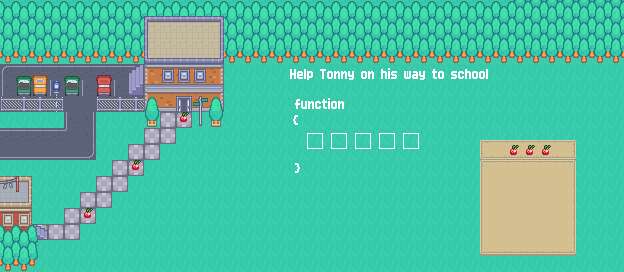

The image is a tile-based game level rendered from a .tmx file. Its description and source (layers, tilesets, objects; grid data summarised) follow:
An orthogonal 39x17 tile map with 16x16 px tiles, 21 tile layers (info, grass, trees, house, ...), 1 hidden layer not drawn, 3 tilesets and 29 objects (player, end, grass1, grass2, grass3, ...).

<map version="1.2" tiledversion="2020.01.22" orientation="orthogonal" renderorder="right-down" compressionlevel="-1" width="39" height="17" tilewidth="16" tileheight="16" infinite="0" nextlayerid="32" nextobjectid="57">
 <editorsettings>
  <export target="2.lua" format="lua" />
 </editorsettings>
 <tileset firstgid="1" name="tilemap_packed" tilewidth="16" tileheight="16" tilecount="486" columns="27">
  <image source="../tileset/Tilemap/tilemap_packed.png" width="432" height="288" />
 </tileset>
 <tileset firstgid="487" name="tilemap" tilewidth="16" tileheight="16" tilecount="532" columns="28">
  <image source="../tileset/Tilemap/tilemap.png" width="458" height="305" />
 </tileset>
 <tileset firstgid="1019" name="functionsTextTiles" tilewidth="16" tileheight="16" tilecount="900" columns="30">
  <image source="../graphics/functionsTextTiles.png" width="480" height="480" />
 </tileset>
 <layer id="15" name="info" width="39" height="17">
  <properties>
   <property name="F0" type="int" value="5" />
   <property name="blueTile" type="bool" value="false" />
   <property name="door" type="bool" value="true" />
   <property name="face" value="right" />
   <property name="fruit" type="bool" value="true" />
   <property name="fruitsTotal" type="int" value="3" />
   <property name="grass" type="bool" value="true" />
   <property name="greyTile" type="bool" value="false" />
   <property name="numFunc" type="int" value="1" />
   <property name="totalSize" type="int" value="5" />
   <property name="yellowTile" type="bool" value="false" />
  </properties>
  <data>[663 cells, 0 non-empty, 0 distinct tile ids]</data>
 </layer>
 <layer id="1" name="grass" width="39" height="17">
  <data>[663 cells, 663 non-empty, 2 distinct tile ids]</data>
 </layer>
 <layer id="6" name="trees" width="39" height="17">
  <data>[663 cells, 156 non-empty, 3 distinct tile ids]</data>
 </layer>
 <layer id="2" name="house" width="39" height="17">
  <data>[663 cells, 49 non-empty, 36 distinct tile ids]</data>
 </layer>
 <layer id="7" name="parking" width="39" height="17">
  <data>[663 cells, 32 non-empty, 8 distinct tile ids]</data>
 </layer>
 <layer id="3" name="house_details" width="39" height="17">
  <data>[663 cells, 40 non-empty, 19 distinct tile ids]</data>
 </layer>
 <layer id="8" name="cars" width="39" height="17">
  <data>[663 cells, 24 non-empty, 15 distinct tile ids]</data>
 </layer>
 <layer id="9" name="details" width="39" height="17">
  <data>[663 cells, 0 non-empty, 0 distinct tile ids]</data>
 </layer>
 <layer id="16" name="door_open" width="39" height="17">
  <data>[663 cells, 1 non-empty, 1 distinct tile ids]</data>
 </layer>
 <layer id="17" name="close_door" width="39" height="17" visible="0">
  <data>[663 cells, 1 non-empty, 1 distinct tile ids]</data>
 </layer>
 <objectgroup id="10" name="player" visible="0">
  <object id="2" name="player" x="48" y="224" width="16" height="16" />
 </objectgroup>
 <objectgroup id="11" name="end" visible="0">
  <object id="3" name="end" x="177.938" y="96" width="14.0568" height="15.8182" />
 </objectgroup>
 <objectgroup id="12" name="grass" visible="0">
  <properties>
   <property name="numObjects" type="int" value="18" />
  </properties>
  <object id="25" name="grass1" x="-0.363636" y="243.636" width="240" height="27.3333" />
  <object id="26" name="grass2" x="194.909" y="115.455" width="48" height="128" />
  <object id="27" name="grass3" x="178.909" y="131.455" width="16" height="112" />
  <object id="28" name="grass4" x="162.909" y="147.455" width="16" height="96" />
  <object id="29" name="grass5" x="146.909" y="163.455" width="16" height="80" />
  <object id="30" name="grass6" x="130.909" y="179.455" width="16" height="64" />
  <object id="31" name="grass7" x="114.909" y="195.455" width="102" height="76" />
  <object id="35" name="grass8" x="98.9091" y="211.455" width="73" height="59.3333" />
  <object id="36" name="grass9" x="82.5455" y="226.727" width="160.394" height="44.3333" />
  <object id="37" name="grass10" x="1" y="48.3333" width="43.6667" height="192" />
  <object id="38" name="grass11" x="48.6667" y="44.6667" width="128" height="64" />
  <object id="40" name="grass12" x="44.3333" y="109.333" width="112" height="16" />
  <object id="41" name="grass13" x="44.3333" y="125.333" width="96" height="16" />
  <object id="42" name="grass14" x="44.3333" y="141.333" width="80" height="16" />
  <object id="44" name="grass15" x="44.3333" y="157.333" width="64" height="16" />
  <object id="45" name="grass16" x="44.3333" y="173.333" width="48" height="16" />
  <object id="46" name="grass17" x="44.3333" y="189.333" width="32" height="16" />
  <object id="47" name="grass18" x="44.3333" y="205.333" width="16" height="16" />
 </objectgroup>
 <objectgroup id="14" name="answer" visible="0" offsetx="0.0197917" offsety="0.0420139">
  <properties>
   <property name="size" type="int" value="5" />
  </properties>
  <object id="48" name="answer1" x="307.007" y="133.746" width="17" height="17" />
  <object id="49" name="answer2" x="330.989" y="133.677" width="17" height="17" />
  <object id="50" name="answer3" x="355.102" y="133.742" width="17" height="17" />
  <object id="51" name="answer4" x="379.027" y="133.723" width="17" height="17" />
  <object id="52" name="answer5" x="403.093" y="133.711" width="17" height="17" />
  <object id="53" name="F0" x="350.478" y="93.7253" width="17" height="17" />
 </objectgroup>
 <layer id="13" name="text" width="39" height="17" offsetx="-96" offsety="0">
  <data>[663 cells, 21 non-empty, 21 distinct tile ids]</data>
 </layer>
 <layer id="28" name="answerSpots" width="39" height="17" offsetx="3.07386" offsety="5.75568">
  <data>[663 cells, 8 non-empty, 4 distinct tile ids]</data>
 </layer>
 <layer id="31" name="answerSpots" width="39" height="17" offsetx="11.0833" offsety="5.75">
  <data>[663 cells, 2 non-empty, 2 distinct tile ids]</data>
 </layer>
 <layer id="18" name="buttonsSecondRow" width="39" height="17">
  <data>[663 cells, 0 non-empty, 0 distinct tile ids]</data>
 </layer>
 <layer id="19" name="buttonsThirdRow" width="39" height="17">
  <data>[663 cells, 0 non-empty, 0 distinct tile ids]</data>
 </layer>
 <layer id="20" name="buttons" width="39" height="17">
  <data>[663 cells, 48 non-empty, 48 distinct tile ids]</data>
 </layer>
 <layer id="21" name="fruit1" width="39" height="17" offsetx="0.666667" offsety="-3.66667">
  <data>[663 cells, 1 non-empty, 1 distinct tile ids]</data>
 </layer>
 <layer id="25" name="apple1" width="39" height="17" offsetx="10.75" offsety="-2.5">
  <data>[663 cells, 1 non-empty, 1 distinct tile ids]</data>
 </layer>
 <layer id="26" name="apple2" width="39" height="17" offsetx="10.75" offsety="-2.5">
  <data>[663 cells, 1 non-empty, 1 distinct tile ids]</data>
 </layer>
 <layer id="27" name="apple3" width="39" height="17" offsetx="10.75" offsety="-2.5">
  <data>[663 cells, 1 non-empty, 1 distinct tile ids]</data>
 </layer>
 <layer id="22" name="fruit2" width="39" height="17" offsetx="0.666667" offsety="-3.66667">
  <data>[663 cells, 1 non-empty, 1 distinct tile ids]</data>
 </layer>
 <layer id="23" name="fruit3" width="39" height="17" offsetx="0.666667" offsety="-3.66667">
  <data>[663 cells, 1 non-empty, 1 distinct tile ids]</data>
 </layer>
 <objectgroup id="24" name="fruit" visible="0">
  <properties>
   <property name="numObjects" type="int" value="3" />
  </properties>
  <object id="54" name="fruit1" x="88.0909" y="214.182" width="0.181818" height="0.0909091" />
  <object id="55" name="fruit2" x="136.091" y="165.909" width="0.454545" height="0.454545" />
  <object id="56" name="fruit3" x="184.125" y="118.125" width="0.3125" height="0.1875" />
 </objectgroup>
</map>
